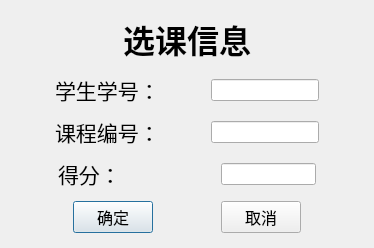
<?xml version="1.0" encoding="UTF-8"?>
<ui version="4.0">
 <class>addSC</class>
 <widget class="QDialog" name="addSC">
  <property name="geometry">
   <rect>
    <x>0</x>
    <y>0</y>
    <width>374</width>
    <height>248</height>
   </rect>
  </property>
  <property name="windowTitle">
   <string>Dialog</string>
  </property>
  <layout class="QVBoxLayout" name="verticalLayout" stretch="1,1,1,1,1,1,1,1,1,1,1">
   <item>
    <spacer name="verticalSpacer">
     <property name="orientation">
      <enum>Qt::Vertical</enum>
     </property>
     <property name="sizeHint" stdset="0">
      <size>
       <width>20</width>
       <height>8</height>
      </size>
     </property>
    </spacer>
   </item>
   <item>
    <layout class="QHBoxLayout" name="horizontalLayout_4">
     <item>
      <spacer name="horizontalSpacer_5">
       <property name="orientation">
        <enum>Qt::Horizontal</enum>
       </property>
       <property name="sizeHint" stdset="0">
        <size>
         <width>40</width>
         <height>20</height>
        </size>
       </property>
      </spacer>
     </item>
     <item>
      <widget class="QLabel" name="label">
       <property name="font">
        <font>
         <pointsize>24</pointsize>
         <bold>true</bold>
        </font>
       </property>
       <property name="text">
        <string>选课信息</string>
       </property>
       <property name="alignment">
        <set>Qt::AlignCenter</set>
       </property>
      </widget>
     </item>
     <item>
      <spacer name="horizontalSpacer_6">
       <property name="orientation">
        <enum>Qt::Horizontal</enum>
       </property>
       <property name="sizeHint" stdset="0">
        <size>
         <width>40</width>
         <height>20</height>
        </size>
       </property>
      </spacer>
     </item>
    </layout>
   </item>
   <item>
    <spacer name="verticalSpacer_2">
     <property name="orientation">
      <enum>Qt::Vertical</enum>
     </property>
     <property name="sizeHint" stdset="0">
      <size>
       <width>20</width>
       <height>8</height>
      </size>
     </property>
    </spacer>
   </item>
   <item>
    <layout class="QHBoxLayout" name="horizontalLayout_3">
     <item>
      <spacer name="horizontalSpacer_3">
       <property name="orientation">
        <enum>Qt::Horizontal</enum>
       </property>
       <property name="sizeHint" stdset="0">
        <size>
         <width>40</width>
         <height>20</height>
        </size>
       </property>
      </spacer>
     </item>
     <item>
      <widget class="QLabel" name="label_2">
       <property name="font">
        <font>
         <pointsize>16</pointsize>
        </font>
       </property>
       <property name="text">
        <string>学生学号：</string>
       </property>
      </widget>
     </item>
     <item>
      <spacer name="horizontalSpacer_14">
       <property name="orientation">
        <enum>Qt::Horizontal</enum>
       </property>
       <property name="sizeHint" stdset="0">
        <size>
         <width>40</width>
         <height>20</height>
        </size>
       </property>
      </spacer>
     </item>
     <item>
      <widget class="QLineEdit" name="le_sno"/>
     </item>
     <item>
      <spacer name="horizontalSpacer_4">
       <property name="orientation">
        <enum>Qt::Horizontal</enum>
       </property>
       <property name="sizeHint" stdset="0">
        <size>
         <width>40</width>
         <height>20</height>
        </size>
       </property>
      </spacer>
     </item>
    </layout>
   </item>
   <item>
    <spacer name="verticalSpacer_3">
     <property name="orientation">
      <enum>Qt::Vertical</enum>
     </property>
     <property name="sizeHint" stdset="0">
      <size>
       <width>20</width>
       <height>8</height>
      </size>
     </property>
    </spacer>
   </item>
   <item>
    <layout class="QHBoxLayout" name="horizontalLayout_2">
     <item>
      <spacer name="horizontalSpacer">
       <property name="orientation">
        <enum>Qt::Horizontal</enum>
       </property>
       <property name="sizeHint" stdset="0">
        <size>
         <width>40</width>
         <height>20</height>
        </size>
       </property>
      </spacer>
     </item>
     <item>
      <widget class="QLabel" name="label_3">
       <property name="font">
        <font>
         <pointsize>16</pointsize>
        </font>
       </property>
       <property name="text">
        <string>课程编号：</string>
       </property>
      </widget>
     </item>
     <item>
      <spacer name="horizontalSpacer_13">
       <property name="orientation">
        <enum>Qt::Horizontal</enum>
       </property>
       <property name="sizeHint" stdset="0">
        <size>
         <width>40</width>
         <height>20</height>
        </size>
       </property>
      </spacer>
     </item>
     <item>
      <widget class="QLineEdit" name="le_cno"/>
     </item>
     <item>
      <spacer name="horizontalSpacer_2">
       <property name="orientation">
        <enum>Qt::Horizontal</enum>
       </property>
       <property name="sizeHint" stdset="0">
        <size>
         <width>40</width>
         <height>20</height>
        </size>
       </property>
      </spacer>
     </item>
    </layout>
   </item>
   <item>
    <spacer name="verticalSpacer_4">
     <property name="orientation">
      <enum>Qt::Vertical</enum>
     </property>
     <property name="sizeHint" stdset="0">
      <size>
       <width>20</width>
       <height>9</height>
      </size>
     </property>
    </spacer>
   </item>
   <item>
    <layout class="QHBoxLayout" name="horizontalLayout_5" stretch="1,1,2,2,1">
     <item>
      <spacer name="horizontalSpacer_10">
       <property name="orientation">
        <enum>Qt::Horizontal</enum>
       </property>
       <property name="sizeHint" stdset="0">
        <size>
         <width>40</width>
         <height>20</height>
        </size>
       </property>
      </spacer>
     </item>
     <item>
      <widget class="QLabel" name="label_4">
       <property name="font">
        <font>
         <pointsize>16</pointsize>
        </font>
       </property>
       <property name="text">
        <string>得分：</string>
       </property>
      </widget>
     </item>
     <item>
      <spacer name="horizontalSpacer_12">
       <property name="orientation">
        <enum>Qt::Horizontal</enum>
       </property>
       <property name="sizeHint" stdset="0">
        <size>
         <width>40</width>
         <height>20</height>
        </size>
       </property>
      </spacer>
     </item>
     <item>
      <widget class="QLineEdit" name="le_score"/>
     </item>
     <item>
      <spacer name="horizontalSpacer_11">
       <property name="orientation">
        <enum>Qt::Horizontal</enum>
       </property>
       <property name="sizeHint" stdset="0">
        <size>
         <width>40</width>
         <height>20</height>
        </size>
       </property>
      </spacer>
     </item>
    </layout>
   </item>
   <item>
    <spacer name="verticalSpacer_6">
     <property name="orientation">
      <enum>Qt::Vertical</enum>
     </property>
     <property name="sizeHint" stdset="0">
      <size>
       <width>20</width>
       <height>8</height>
      </size>
     </property>
    </spacer>
   </item>
   <item>
    <layout class="QHBoxLayout" name="horizontalLayout">
     <item>
      <spacer name="horizontalSpacer_7">
       <property name="orientation">
        <enum>Qt::Horizontal</enum>
       </property>
       <property name="sizeHint" stdset="0">
        <size>
         <width>40</width>
         <height>20</height>
        </size>
       </property>
      </spacer>
     </item>
     <item>
      <widget class="QPushButton" name="btn_confirm">
       <property name="font">
        <font>
         <pointsize>12</pointsize>
        </font>
       </property>
       <property name="text">
        <string>确定</string>
       </property>
      </widget>
     </item>
     <item>
      <spacer name="horizontalSpacer_8">
       <property name="orientation">
        <enum>Qt::Horizontal</enum>
       </property>
       <property name="sizeHint" stdset="0">
        <size>
         <width>40</width>
         <height>20</height>
        </size>
       </property>
      </spacer>
     </item>
     <item>
      <widget class="QPushButton" name="btn_decline">
       <property name="font">
        <font>
         <pointsize>12</pointsize>
        </font>
       </property>
       <property name="text">
        <string>取消</string>
       </property>
      </widget>
     </item>
     <item>
      <spacer name="horizontalSpacer_9">
       <property name="orientation">
        <enum>Qt::Horizontal</enum>
       </property>
       <property name="sizeHint" stdset="0">
        <size>
         <width>40</width>
         <height>20</height>
        </size>
       </property>
      </spacer>
     </item>
    </layout>
   </item>
   <item>
    <spacer name="verticalSpacer_5">
     <property name="orientation">
      <enum>Qt::Vertical</enum>
     </property>
     <property name="sizeHint" stdset="0">
      <size>
       <width>20</width>
       <height>8</height>
      </size>
     </property>
    </spacer>
   </item>
  </layout>
 </widget>
 <resources/>
 <connections/>
</ui>
